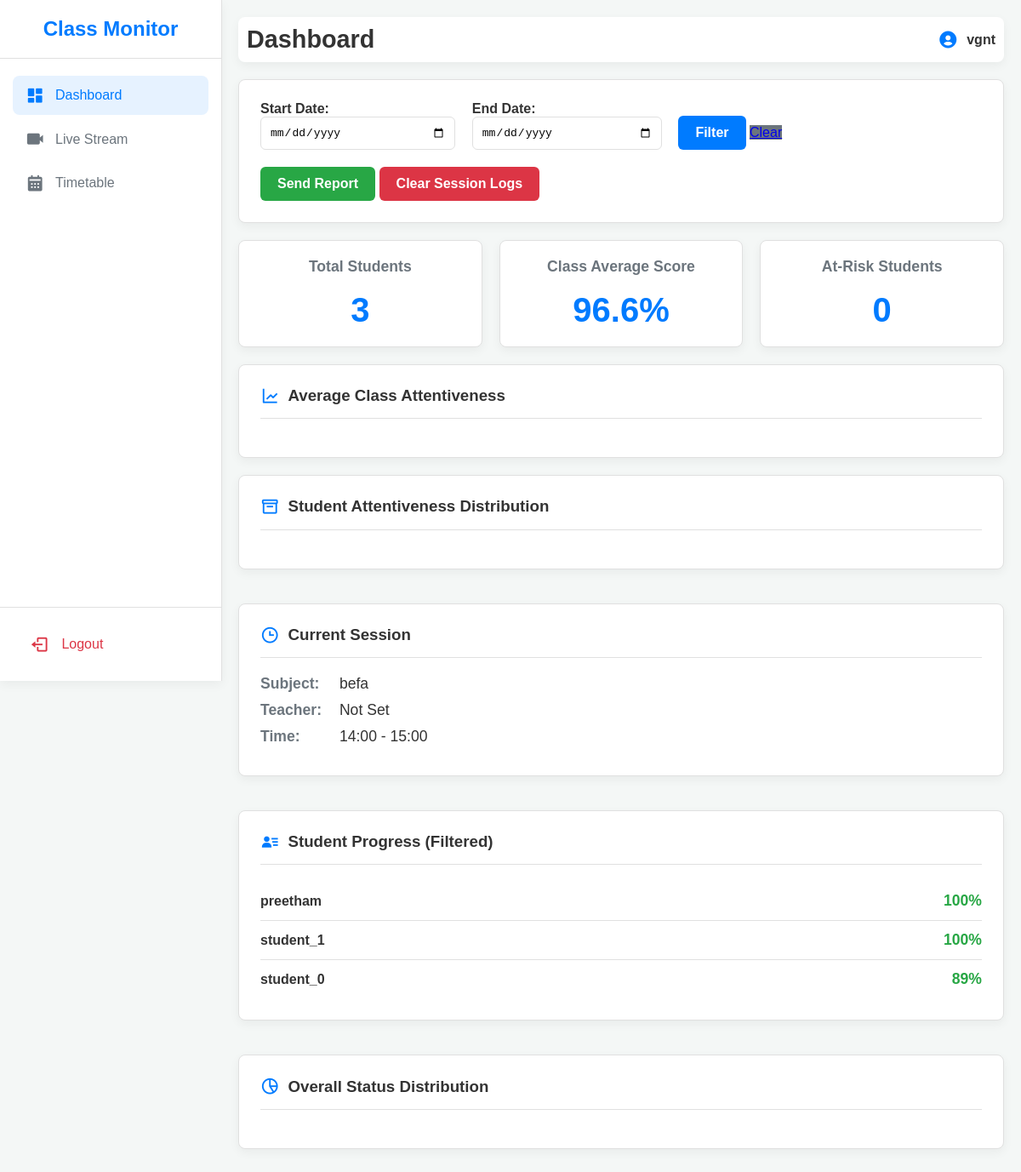
The app's page /index (signed in) with its own data.
### app.py (models this page shows)
class User(db.Model, UserMixin):
    id = db.Column(db.Integer, primary_key=True)
    username = db.Column(db.String(150), unique=True, nullable=False)
    password = db.Column(db.String(150), nullable=False)

class Timetable(db.Model):
    id = db.Column(db.Integer, primary_key=True)
    hour = db.Column(db.Integer, unique=True, nullable=False)
    subject = db.Column(db.String(100), default='Not Set')
    teacher_name = db.Column(db.String(100), default='Not Set')
    teacher_email = db.Column(db.String(150), default='Not Set')

class AttentivenessLog(db.Model):
    id = db.Column(db.Integer, primary_key=True)
    timestamp = db.Column(db.DateTime, nullable=False, default=datetime.utcnow)
    roll_no = db.Column(db.String(50), nullable=False)
    status = db.Column(db.String(50), nullable=False)
    attentiveness_score = db.Column(db.Float, nullable=False)

### app.py (the view, shortened to what this page needs)
@app.route('/index')
@login_required
def index():
    current_session = None
    try:
        ist = pytz.timezone('Asia/Kolkata')
        current_hour_24 = datetime.now(ist).hour
        hour_map = {
            8: 1, 9: 2, 10: 3, 11: 4, 12: 5, 13: 6, 14: 7, 15: 8, 16: 9
        }
        class_hour = hour_map.get(current_hour_24)
        if class_hour:
            entry = Timetable.query.filter_by(hour=class_hour).first()
            if entry and entry.subject != 'Not Set':
                current_session = {
                    "subject": entry.subject,
                    "teacher_name": entry.teacher_name,
                    "hour_pretty": f"{current_hour_24}:00 - {current_hour_24+1}:00"
                }
    except Exception as e:
        print(f"Could not get current session: {e}")
    start_date_str = request.args.get('start_date')
    end_date_str = request.args.get('end_date')
    query = AttentivenessLog.query
    if start_date_str:
        start_date = datetime.combine(date.fromisoformat(start_date_str), time.min)
        query = query.filter(AttentivenessLog.timestamp >= start_date)
    if end_date_str:
        end_date = datetime.combine(date.fromisoformat(end_date_str), time.max)
        query = query.filter(AttentivenessLog.timestamp <= end_date)
    try:
        db_queue.join()
        data = pd.read_sql(query.statement, con=db.engine)
    except Exception as e:
        flash(f'Error loading data: {e}', 'danger')
        return render_template('index.html',
                               totalStudents=0,
                               current_session=current_session,
                               student_progress=None,
                               graphJSON_line="{}",
                               graphJSON_box="{}",
                               graphJSON_pie="{}")
    total_students = data['roll_no'].nunique()
    class_avg = f"{data['attentiveness_score'].mean() * 100:.1f}%"
    at_risk_df = data.groupby('roll_no')['attentiveness_score'].mean()
    at_risk_count = at_risk_df[at_risk_df < 0.6].count()
    student_progress_df = data.groupby('roll_no')['attentiveness_score'].mean()
    student_progress_list = [
        {'name': index, 'score': value}
        for index, value in student_progress_df.items()
    ]
    student_progress_list = sorted(student_progress_list, key=lambda x: x['score'], reverse=True)
    data['timestamp'] = pd.to_datetime(data['timestamp'])
    line_df = data.set_index('timestamp').resample('20S')['attentiveness_score'].mean().reset_index()
    fig_line = px.line(line_df, x='timestamp', y='attentiveness_score',
                       title="Average Class Attentiveness Over Time")
    fig_line.update_layout(title=None, paper_bgcolor='rgba(0,0,0,0)', plot_bgcolor='rgba(0,0,0,0)')
    graphJSON_line = json.dumps(fig_line, cls=plotly.utils.PlotlyJSONEncoder)
    fig_box = px.box(data, x='roll_no', y='attentiveness_score',
                     title="Student Attentiveness Distribution",
                     labels={'roll_no': 'Student', 'attentiveness_score': 'Score'})
    fig_box.update_layout(title=None, paper_bgcolor='rgba(0,0,0,0)', plot_bgcolor='rgba(0,0,0,0)')
    graphJSON_box = json.dumps(fig_box, cls=plotly.utils.PlotlyJSONEncoder)
    status_counts = data['status'].value_counts()
    fig_pie = px.pie(status_counts, values=status_counts.values, names=status_counts.index,
                     title="Overall Status Distribution")
    fig_pie.update_layout(title=None, paper_bgcolor='rgba(0,0,0,0)')
    graphJSON_pie = json.dumps(fig_pie, cls=plotly.utils.PlotlyJSONEncoder)
    return render_template('index.html',
                           totalStudents=total_students,
                           classAvg=class_avg,
                           atRiskCount=at_risk_count,
                           graphJSON_line=graphJSON_line,
                           graphJSON_box=graphJSON_box,
                           graphJSON_pie=graphJSON_pie,           # <-- Pass new graph
                           current_session=current_session,       # <-- Pass new data
                           student_progress=student_progress_list # <-- Pass new data
                           )

### app.py (called while the page is built)
@login_manager.user_loader
def load_user(user_id):
    return User.query.get(int(user_id))

### templates/index.html (shortened to what this page needs)
{% extends "base.html" %}
{% set page_name = 'index' %}
{% set page_title = 'Dashboard' %}
{% block content %}
    <div class="dashboard-grid">
        <div class="main-column">
            <div class="card filter-form">
                <form method="GET" action="{{ url_for('index') }}">
                    <div class="form-group-inline">
                        <label for="start_date">Start Date:</label>
                        <input type="date" id="start_date" name="start_date" value="{{ request.args.get('start_date', '') }}">
                    </div>
                    <div class="form-group-inline">
                        <label for="end_date">End Date:</label>
                        <input type="date" id="end_date" name="end_date" value="{{ request.args.get('end_date', '') }}">
                    </div>
                    <button type="submit" class="btn">Filter</button>
                    <a href="{{ url_for('index') }}" class="btn-secondary">Clear</a>
                </form>
                <a href="{{ url_for('send_report', start_date=request.args.get('start_date', ''), end_date=request.args.get('end_date', '')) }}"
                   class="btn btn-success"
                   style="margin-top: 10px;"
                   onclick="return confirm('This will send a report to the teacher for the current hour. Are you sure?');">
                   Send Report
                </a>
                <a href="{{ url_for('clear_logs') }}"
                   class="btn btn-danger"
                   style="margin-top: 10px;"
                   onclick="return confirm('WARNING: This will permanently delete all attentiveness logs. Are you sure?');">
                   Clear Session Logs
                </a>
            </div>
            {% if totalStudents > 0 %}
                <div class="kpi-row" style="margin-top: 20px;">
                    <div class="kpi-box">
                        <h3>Total Students</h3>
                        <p>{{ totalStudents }}</p>
                    </div>
                    <div class="kpi-box">
                        <h3>Class Average Score</h3>
                        <p>{{ classAvg }}</p>
                    </div>
                    <div class="kpi-box">
                        <h3>At-Risk Students</h3>
                        <p>{{ atRiskCount }}</p>
                    </div>
                </div>
                <div class="card" style="margin-top: 20px;">
                    <div class="card-header"><h3><i class='bx bx-line-chart'></i>Average Class Attentiveness</h3></div>
                </div>
                <div class="card" style="margin-top: 20px;">
                    <div class="card-header"><h3><i class='bx bx-box'></i>Student Attentiveness Distribution</h3></div>
                </div>
            {% else %}
                <div class="card" style="margin-top: 20px;">
                    <h3>Welcome, {{ current_user.username }}!</h3>
                    <p>No analytics data found for the selected period. Please run the <a href="{{ url_for('live_stream_page') }}">Live Stream</a> to begin collecting data, or clear your filters.</p>
                </div>
            {% endif %}
        </div>
        <div class="sidebar-column">
            <div class="card">
                <div class="card-header">
                    <h3><i class='bx bx-time'></i>Current Session</h3>
                </div>
                <div class="session-info">
                    {% if current_session %}
                        <p><strong>Subject:</strong> {{ current_session.subject }}</p>
                        <p><strong>Teacher:</strong> {{ current_session.teacher_name }}</p>
                        <p><strong>Time:</strong> {{ current_session.hour_pretty }}</p>
                    {% else %}
                        <p class="no-class">No class scheduled for the current hour.</p>
                    {% endif %}
                </div>
            </div>
            {% if student_progress %}
            <div class="card">
                <div class="card-header">
                    <h3><i class='bx bxs-user-detail'></i>Student Progress (Filtered)</h3>
                </div>
                <ul class="student-list">
                    {% for student in student_progress %}
                        {% set score_pc = student.score * 100 %}
                        {% if score_pc >= 80 %}
                            {% set score_class = 'score-high' %}
                        {% elif score_pc >= 60 %}
                            {% set score_class = 'score-mid' %}
                        {% else %}
                            {% set score_class = 'score-low' %}
                        {% endif %}
                        <li>
                            <span class="student-name">{{ student.name }}</span>
                            <span class="student-score {{ score_class }}">{{ "%.0f%%"|format(score_pc) }}</span>
                        </li>
                    {% endfor %}
                </ul>
            </div>
            {% endif %}
            {% if totalStudents > 0 %}
            <div class="card">
                <div class="card-header">
                    <h3><i class='bx bx-pie-chart-alt-2'></i>Overall Status Distribution</h3>
                </div>
            </div>
            {% endif %}
        </div>
    </div>
{% endblock %}

### templates/base.html (shortened to what this page needs)
<!DOCTYPE html>
<html lang="en">
<head>
    <link href='https://unpkg.com/boxicons@2.1.4/css/boxicons.min.css' rel='stylesheet'>
</head>
<body>
    <div class="sidebar">
        <div class="sidebar-header">
            <h2>Class Monitor</h2>
        </div>
        <ul class="sidebar-nav">
            {% set page_name = page_name|default('home') %}
            <li><a href="{{ url_for('index') }}" class="{{ 'active' if page_name == 'index' }}">
                <i class='bx bxs-dashboard'></i> Dashboard
            </a></li>
            <li><a href="{{ url_for('live_stream_page') }}" class="{{ 'active' if page_name == 'live_stream' }}">
                <i class='bx bxs-video'></i> Live Stream
            </a></li>
            <li><a href="{{ url_for('timetable') }}" class="{{ 'active' if page_name == 'timetable' }}">
                <i class='bx bxs-calendar'></i> Timetable
            </a></li>
        </ul>
        <div class="sidebar-logout">
            <a href="{{ url_for('logout') }}">
                <i class='bx bx-log-out'></i> Logout
            </a>
        </div>
    </div>
    <div class="main-content">
        <header class="top-header">
            <h1>{{ page_title|default('Welcome') }}</h1>
            <div class="user-info">
                <i class='bx bxs-user-circle'></i>
                <span>{{ current_user.username }}</span>
            </div>
        </header>
        <div class="container">
            {% block content %}{% endblock %}
        </div>
    </div>
</body>
</html>

### templates/base.html (style rules this page uses)
:root { --primary-color: #007BFF; --primary-hover: #0056b3; --sidebar-bg: #ffffff; --body-bg: #f4f7f6; --card-bg: #ffffff; --text-color: #333; --text-muted: #6c757d; --border-color: #e0e0e0; --shadow: 0 4px 12px rgba(0,0,0,0.05); }
body { font-family: Arial, sans-serif; margin: 0; padding: 0; background-color: var(--body-bg); color: var(--text-color); display: flex; }
.sidebar { width: 260px; background: var(--sidebar-bg); border-right: 1px solid var(--border-color); height: 100vh; position: fixed; left: 0; top: 0; display: flex; flex-direction: column; box-shadow: var(--shadow); z-index: 100; }
.sidebar-header { padding: 20px; text-align: center; border-bottom: 1px solid var(--border-color); }
.sidebar-header h2 { margin: 0; color: var(--primary-color); font-size: 1.5em; }
.sidebar-nav { list-style: none; padding: 20px 0; margin: 0; flex-grow: 1; }
.sidebar-nav li { margin: 0 15px; }
.sidebar-nav a { display: flex; align-items: center; padding: 12px 15px; text-decoration: none; color: var(--text-muted); border-radius: 8px; margin-bottom: 5px; font-weight: 500; transition: all 0.3s ease; }
.sidebar-nav a i { font-size: 1.4em; margin-right: 15px; width: 20px; text-align: center; }
.sidebar-nav a:hover, .sidebar-nav a.active { background-color: #e6f2ff; color: var(--primary-color); }
.sidebar-logout { padding: 20px; border-top: 1px solid var(--border-color); }
.sidebar-logout a { display: flex; align-items: center; padding: 12px 15px; text-decoration: none; color: #dc3545; border-radius: 8px; font-weight: 500; transition: all 0.3s ease; }
.sidebar-logout a i { font-size: 1.4em; margin-right: 15px; }
.main-content { margin-left: 260px; padding: 20px; width: calc(100% - 260px); }
.top-header { display: flex; justify-content: space-between; align-items: center; padding: 10px; background: var(--card-bg); border-radius: 8px; box-shadow: var(--shadow); margin-bottom: 20px; }
.top-header h1 { margin: 0; font-size: 1.8em; }
.user-info { display: flex; align-items: center; font-weight: bold; }
.user-info i { font-size: 1.5em; margin-right: 10px; color: var(--primary-color); }
.container { padding: 0; }
.card { background: var(--card-bg); border-radius: 8px; box-shadow: var(--shadow); border: 1px solid var(--border-color); padding: 25px; margin-bottom: 20px; }
.card-header { border-bottom: 1px solid var(--border-color); padding-bottom: 15px; margin-bottom: 20px; }
.card-header h2, .card-header h3 { margin: 0; }
.form-group input, .form-group-inline input { width: 100%; padding: 12px; box-sizing: border-box; border: 1px solid var(--border-color); border-radius: 6px; font-size: 1em; }
.btn { background-color: var(--primary-color); color: white; padding: 12px 20px; border: none; border-radius: 6px; cursor: pointer; text-decoration: none; display: inline-block; font-size: 1em; font-weight: bold; transition: background-color 0.3s ease; }
.btn-secondary { background-color: #6c757d; }
.btn-success { background-color: #28a745; }
.btn-danger { background-color: #dc3545; }

### records on screen
User: username "vgnt"
Timetable: subject "befa", teacher_name "Not Set"
AttentivenessLog: name "preetham", score_pc "100%"
AttentivenessLog: name "student_1", score_pc "100%"
AttentivenessLog: name "student_0", score_pc "89%"

### other values on screen
{{ page_title|default('Welcome') }} "Dashboard"
{{ totalStudents }} "3"
{{ classAvg }} "96.6%"
{{ atRiskCount }} "0"
{{ current_session.hour_pretty }} "14:00 - 15:00"
